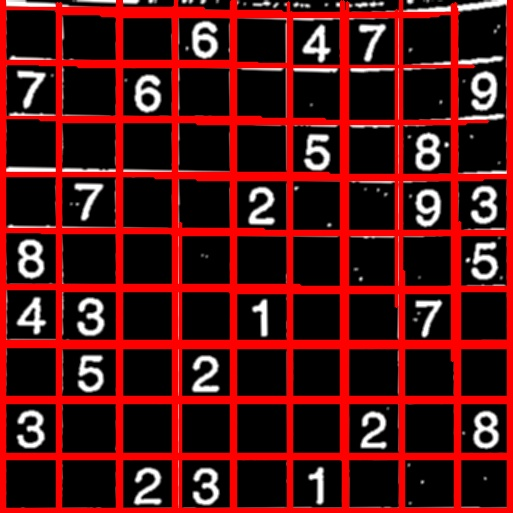
#> input picture gridfail.jpg, 513 x 513 px
$ python -i preprocessing.py   (imports and definitions only)   (older library calls are emulated)
#> lines starting #> are read from the running program, lines starting #| are printed output that depends on the picture; after the words box and inside, x2 and y2 are one past the last pixel; in counts of white or black regions, pixels touching at a corner belong together
#> in img_to_digits, img0 is the input picture: shape (513, 513, 3); mean B, G, R 17.8, 17.8, 82.8
import cv2
import keras as k
import numpy as np
import operator

def preprocess_img(img):
    #grayscale
    #gray = cv2.resize(img, (1000,1000))
    gray = cv2.cvtColor(img, cv2.COLOR_BGR2GRAY)
    #Gaussian Blur Filter
    dsst = cv2.GaussianBlur(gray,(9,9),0)
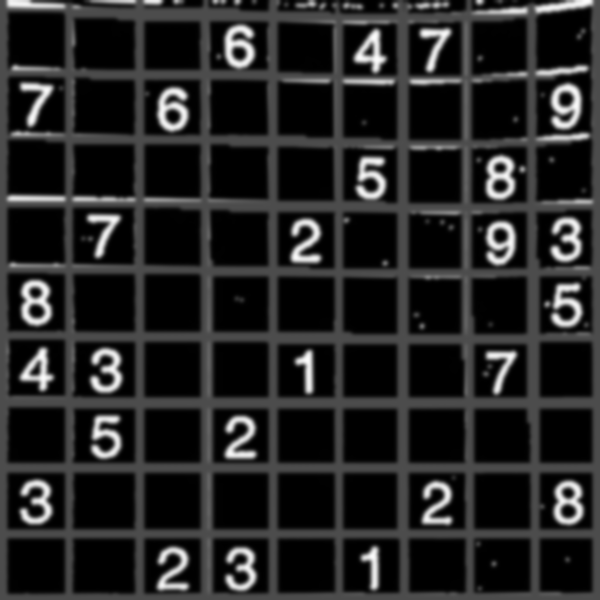
#> dsst: shape (600, 600); min 0, max 253, mean 37.2
    #Transform to inverse binary image
    #jdaidbsiajbdisa
    img = cv2.adaptiveThreshold(dsst, 255, cv2.ADAPTIVE_THRESH_GAUSSIAN_C, cv2.THRESH_BINARY_INV, 11, 5)
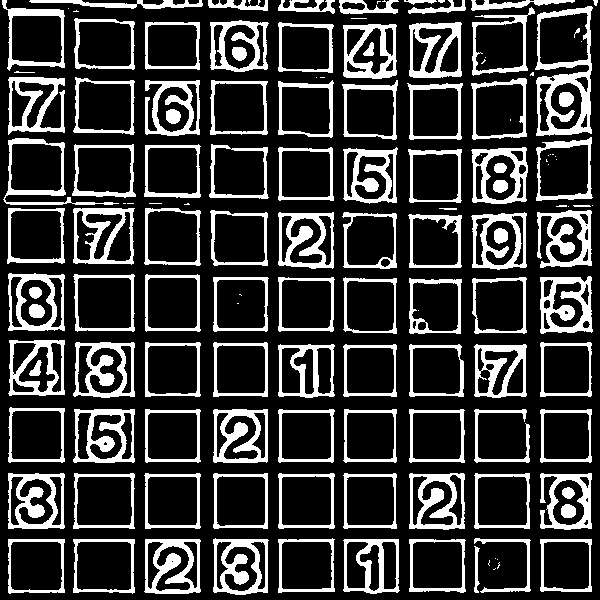
#> img: shape (600, 600); 22.5% white; 141 white regions (36 under 20 px)
    return img

def find_corners(img):
    _, contours, h = cv2.findContours(img, cv2.RETR_EXTERNAL, cv2.CHAIN_APPROX_SIMPLE)
#> contours = 113 contours, 25 with area under 20; largest, box (x1, y1, x2, y2) and area: (535, 6, 593, 136) 6091, (73, 274, 135, 332) 3208, (73, 208, 135, 265) 3200, (3, 138, 119, 205) 3156, (73, 473, 135, 529) 3129; h = 113 rows, first 6: [1, -1, -1, -1], [2, 0, -1, -1], [3, 1, -1, -1], [4, 2, -1, -1], [5, 3, -1, -1], [6, 4, -1, -1]
    contours = sorted(contours, key=cv2.contourArea, reverse=True)
    #All points of the largest grid
    largest_grid = contours[0]
#> largest_grid = contour of 152 points, box (x1, y1, x2, y2) (535, 6, 593, 136), area 6091

    bottom_right, a = max(enumerate([pt[0][0] + pt[0][1] for pt in largest_grid]), key=operator.itemgetter(1))
#> bottom_right = 119; a = 724
    top_left, b = min(enumerate([pt[0][0] + pt[0][1] for pt in largest_grid]), key=operator.itemgetter(1))
#> top_left = 24; b = 552
    bottom_left, c = min(enumerate([pt[0][0] - pt[0][1] for pt in largest_grid]), key=operator.itemgetter(1))
#> bottom_left = 100; c = 401
    top_right, d = max(enumerate([pt[0][0] - pt[0][1] for pt in largest_grid]), key=operator.itemgetter(1))
#> top_right = 150; d = 585
#> in img_to_digits, `corners = find_corners(img)`: corners = [[538, 14], [592, 7], [591, 133], [536, 135]]

    return [largest_grid[top_left][0], largest_grid[top_right][0], largest_grid[bottom_right][0], largest_grid[bottom_left][0]]

def distance_between(p1,p2):
    x1, x2 = p1[0], p1[1]
    y1, y2 = p2[0], p2[1]
    dist = np.sqrt( (x2 - x1)**2 + (y2 - y1)**2 )
    return dist

def cut_and_warp(img, corners):
    top_left, top_right, bottom_right, bottom_left = corners[0], corners[1], corners[2], corners[3]
#> top_left = [538, 14]; top_right = [592, 7]; bottom_right = [591, 133]; bottom_left = [536, 135]

    corners = np.array([top_left, top_right, bottom_right, bottom_left], dtype='float32')
#> corners = [[538, 14], [592, 7], [591, 133], [536, 135]]

    width = max([
            distance_between(bottom_right, bottom_left),
            distance_between(top_right, top_left),
            ])
#> in distance_between, `x1, x2 = p1[0], p1[1]`: x1 = 591; x2 = 133
#> in distance_between, `y1, y2 = p2[0], p2[1]`: y1 = 536; y2 = 135
#> in distance_between, `dist = np.sqrt( (x2 - x1)**2 + (y2 - y1)**2 )`: dist = 608.7
#> width = 785.4

    height = max([
            distance_between(top_right, bottom_right),
            distance_between(top_left, bottom_left),
            ])
#> height = 743

    dst = np.array([[0, 0], [width-1, 0], [width-1, height-1], [0, height-1]], dtype='float32')
#> dst = [[0, 0], [784.4, 0], [784.4, 742], [0, 742]]

    matrix = cv2.getPerspectiveTransform(corners, dst)
#> matrix = [[26.57, 0.439, -14301.9], [1.42, 10.98, -919.2], [0.00139, 0.000302, 1]]

    warp = cv2.warpPerspective(img, matrix, (int(width), int(height)))
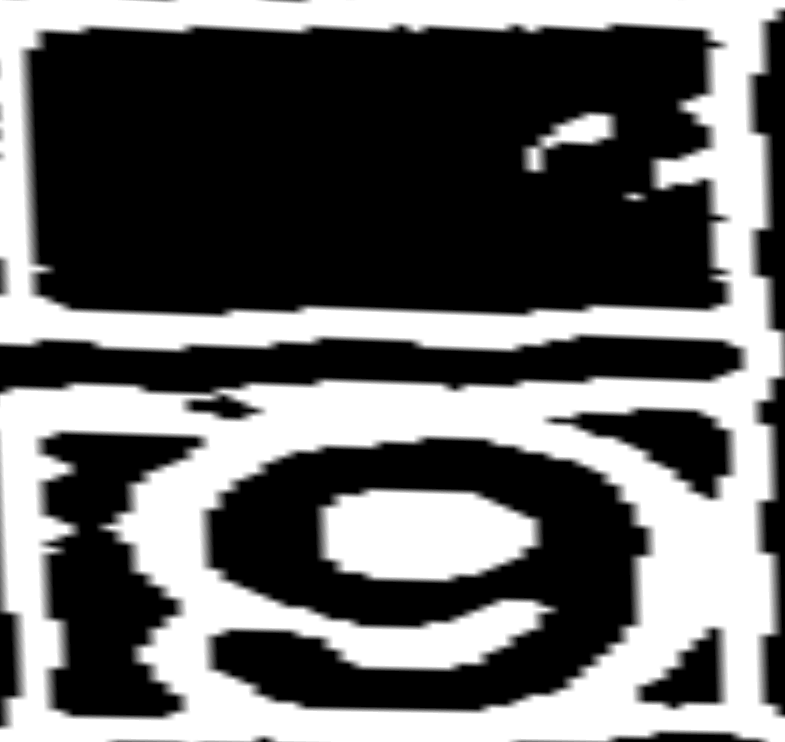
#> warp: shape (742, 785); min 0, max 255, mean 102.6

    return warp, corners, dst

def make_grid(warp):
    side = min(warp.shape[0],warp.shape[1])
    side = side / 9
    squares = []
    frame = cv2.cvtColor(warp, cv2.COLOR_GRAY2RGB)
    for i in range(9):
        for j in range(9):
            tl = (i*side, j*side)
            br = ((i+1)*side, (j+1)*side)
            squares.append((tl,br))
    for square in squares:
        frame = cv2.rectangle(frame, tuple(int(x) for x in square[0]), tuple(int(x) for x in square[1]), (0,0,255))
    return squares, frame

def center_pad(num):
    height, width = num.shape
    if height % 2 == 0:
        top = int((28-height) / 2)
        bottom = top
    else:
        top = int((28-height) / 2)
        bottom = top + 1
    if width % 2 == 0:
        right = int((28-width) / 2)
        left = right
    else:
        right = int((28-width) / 2)
        left = right + 1
    num = np.pad(num, ((top,bottom), (left, right)), 'constant')
    return num

def cut_square(frame, square, warp):
    return warp[int(square[0][1]):int(square[1][1]),int(square[0][0]):int(square[1][0])]

def extract_digits(frame, squares, warp):
    num = []
    for i in range(81):
        num.append(cut_square(frame, squares[i], warp))
        num[i] = cv2.resize(num[i], (28,28))
        kernel = cv2.getStructuringElement(cv2.MORPH_CROSS,(1,1))
        num[i] = cv2.morphologyEx(num[i], cv2.MORPH_DILATE, kernel, iterations=1)
        h, w = num[i].shape
        min_area = 0.01*h*w
        max_area = 0.8*h*w
        cnts = cv2.findContours(num[i], cv2.RETR_TREE, cv2.CHAIN_APPROX_NONE)
        cnts = cnts[0] if len(cnts) == 2 else cnts[1]
        cnts = [c for c in cnts if max_area>cv2.contourArea(c)>min_area]
        cnts = sorted(cnts, key=cv2.contourArea, reverse=True)
        try:
            x,y,w,h = cv2.boundingRect(cnts[0])
            if np.all((num[i][11:16,11:16] == 0)) == True:
                num[i] = np.zeros((28,28,1))
            else:
                if (x,y,w,h) == (0,0,28,28) or ((x,w) == (0,28) and (h-y)<13) or ((y,h) == (0,28) and (w-x)<10):
                    num[i] = np.zeros((28,28,1))
                else:
                    num[i] = num[i][y:h+8, x:w+8]#8[y:h+6, x:w+6]
                    num[i] = center_pad(num[i])
                    num[i] = num[i].reshape(28,28,1)

        except IndexError:
            num[i] = np.zeros((28,28,1))

    num = np.array(num, dtype = np.uint8)
    return num

def img_to_digits(path):
    img0 = cv2.imread(path)
    if (img0.shape[0]<600) or (img0.shape[1]<600):
        img0 = cv2.resize(img0,(600,600))
    if (img0.shape[0]>1100) or (img0.shape[1]>1100):
        img0 = cv2.resize(img0,(850,850))
    img = preprocess_img(img0)
    corners = find_corners(img)
    warp, corners, dst = cut_and_warp(img, corners)
#> dst = [[0, 0], [784.4, 0], [784.4, 742], [0, 742]]
    pic = cv2.GaussianBlur(warp,(3,3),3)
    pic = houghtransf(pic)
    pic = cv2.cvtColor(pic, cv2.COLOR_RGB2GRAY)
    squares, frame = make_grid(pic)
    digits = extract_digits(frame, squares, pic)

    return digits, pic, img0, corners, dst

def houghtransf(binary_image):
    edges = cv2.Canny(binary_image, 50, 200)
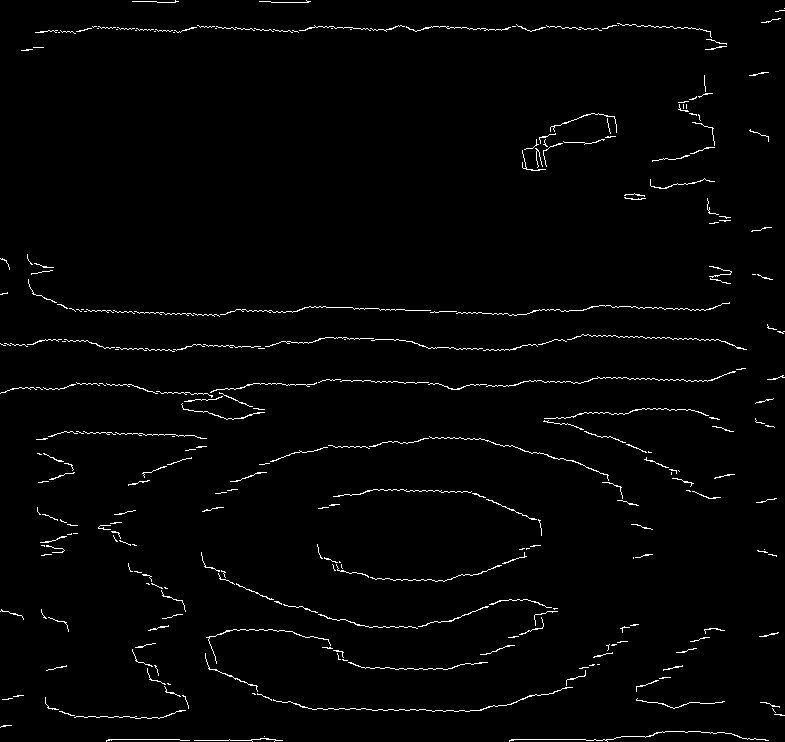
#> edges: shape (742, 785); 1.7% white in thin lines or dots
    lines = cv2.HoughLinesP(edges, rho=1, theta=np.pi/180, threshold=100, minLineLength=10, maxLineGap=250)
#> lines = [[108, 739, 765, 739], [87, 28, 699, 28], [93, 27, 691, 27], [309, 306, 527, 313], [10, 389, 783, 375], [84, 29, 702, 29], [45, 703, 469, 711], [106, 740, 768, 740], [64, 431, 648, 451], [66, 308, 219, 316], [92, 26, 672, 26]]
    frame = cv2.cvtColor(binary_image, cv2.COLOR_GRAY2RGB)
    for l in lines:
        x1,y1,x2,y2 = l[0]
        cv2.line(frame,(x1,y1),(x2,y2),(0,0,0),10, cv2.LINE_AA)
#> this loop made 11 passes
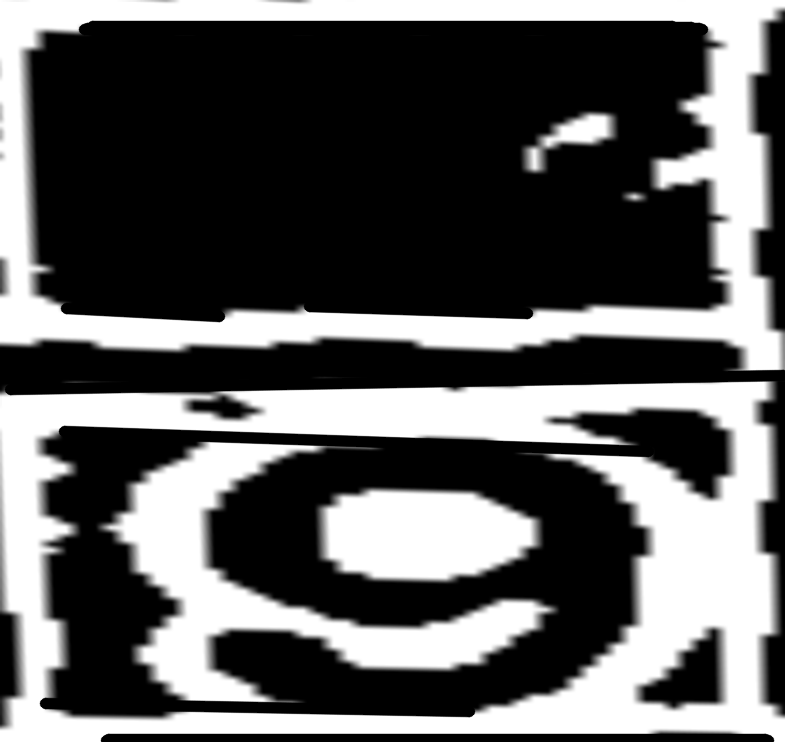
#> frame: shape (742, 785, 3); min 0, max 255, mean 93.1
    kernel = cv2.getStructuringElement(cv2.MORPH_CROSS,(2,2))
#> kernel = [[0, 1], [1, 1]]
    frame = cv2.morphologyEx(frame, cv2.MORPH_ERODE, kernel, iterations=1)
    frame = cv2.dilate(frame,kernel,iterations = 1)
    frame = cv2.GaussianBlur(frame,(5,5),0)
    #cv2.imshow('final', frame)
    #cv2.waitKey(0)
    return frame

def print_final(dst,corners,warp,img0):
    M = cv2.getPerspectiveTransform(dst,corners)

    img = cv2.warpPerspective(warp,M,(img0.shape[1],img0.shape[0]))
    img = cv2.bitwise_not(img)
    img = cv2.bitwise_and(img,img0)
    return img

>>> result = img_to_digits('gridfail.jpg')
#> after the loop in make_grid, `for square in squares:`:
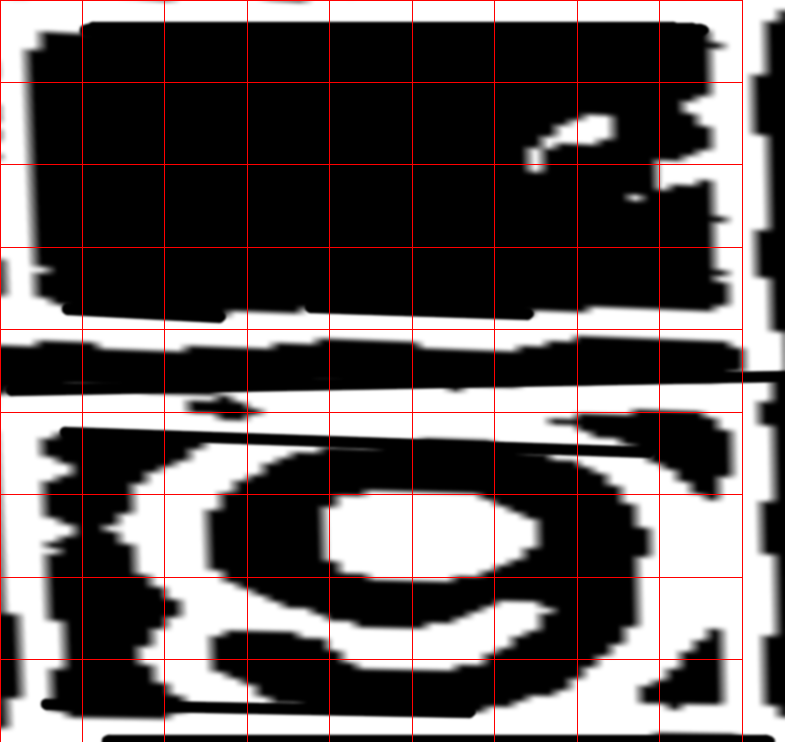
#> frame: shape (742, 785, 3); mean B, G, R 90.7, 90.7, 96.9
#> in img_to_digits, `squares, frame = make_grid(pic)`: squares = 81 items
#> the loop in extract_digits, `for i in range(81):` made 81 passes
#> (x, y) on passes 5, 13, 14, 15, 17, 18, 22, 23, 24, 27, 31, 32: (0, 18), (0, 22), (0, 0), (0, 0), (16, 12), (0, 18), (0, 20), (0, 0), (0, 10), (0, 0), (0, 19), (0, 20)
#> (cnts, x, y) on passes 1, 2, 3, 4, 6, 7: (1 contour; box (x1, y1, x2, y2) and area: (0, 0, 28, 28) 521, 0, 0), (1 contour; box (x1, y1, x2, y2) and area: (0, 0, 14, 28) 326, 0, 0), (1 contour; box (x1, y1, x2, y2) and area: (0, 0, 15, 28) 356, 0, 0), (1 contour; box (x1, y1, x2, y2) and area: (0, 0, 28, 28) 512, 0, 0), (1 contour; box (x1, y1, x2, y2) and area: (0, 0, 28, 28) 613, 0, 0), (1 contour; box (x1, y1, x2, y2) and area: (0, 0, 28, 28) 580, 0, 0)
#> pass 3, in center_pad (call 2), `num = np.pad(num, ((top,bottom), (left, right)), 'constant')`:
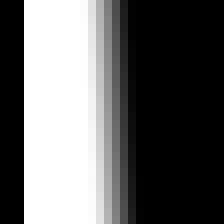
#> num: shape (28, 28) (shown 8 times larger); min 0, max 255, mean 100.1
